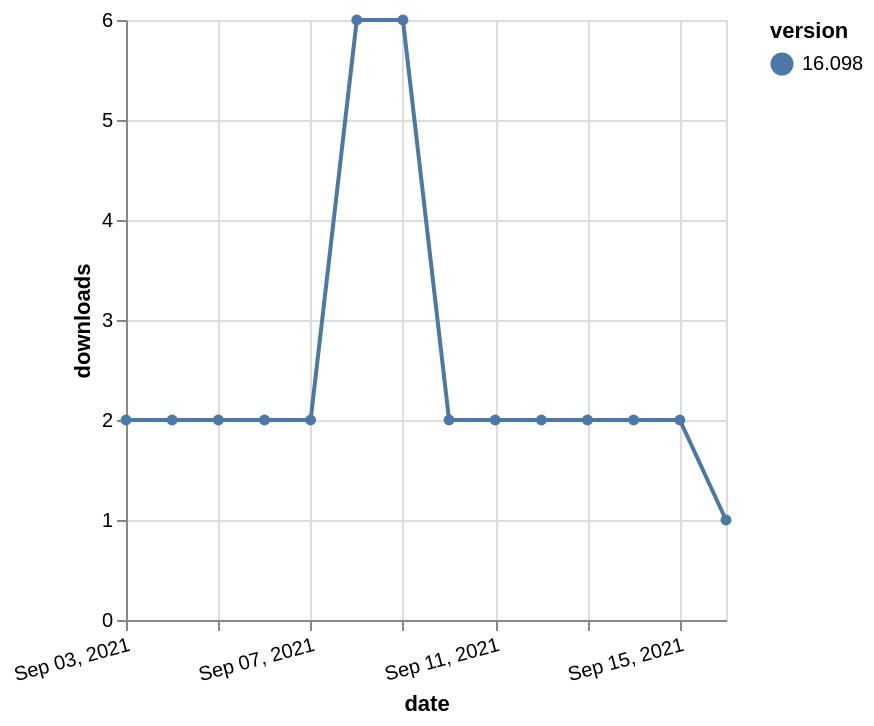

Vega-Lite specification stored for this chart:
### Vega-Lite specification from a JSON file in a GitHub repository (floating-point values rounded to 4 significant figures)
{"$schema": "https://vega.github.io/schema/vega-lite/v5.json", "description": "A simple bar chart with embedded data.", "data": {"values": [{"date": "2021-09-03", "total": 3047, "delta": 2, "version": "16.098"}, {"date": "2021-09-04", "total": 3049, "delta": 2, "version": "16.098"}, {"date": "2021-09-05", "total": 3051, "delta": 2, "version": "16.098"}, {"date": "2021-09-06", "total": 3053, "delta": 2, "version": "16.098"}, {"date": "2021-09-07", "total": 3055, "delta": 2, "version": "16.098"}, {"date": "2021-09-08", "total": 3061, "delta": 6, "version": "16.098"}, {"date": "2021-09-09", "total": 3067, "delta": 6, "version": "16.098"}, {"date": "2021-09-10", "total": 3069, "delta": 2, "version": "16.098"}, {"date": "2021-09-11", "total": 3071, "delta": 2, "version": "16.098"}, {"date": "2021-09-12", "total": 3073, "delta": 2, "version": "16.098"}, {"date": "2021-09-13", "total": 3075, "delta": 2, "version": "16.098"}, {"date": "2021-09-14", "total": 3077, "delta": 2, "version": "16.098"}, {"date": "2021-09-15", "total": 3079, "delta": 2, "version": "16.098"}, {"date": "2021-09-16", "total": 3080, "delta": 1, "version": "16.098"}]}, "width": "container", "mark": {"type": "line", "point": {"filled": true}}, "encoding": {"x": {"field": "date", "type": "temporal", "timeUnit": "yearmonthdate", "title": "date", "axis": {"labelAngle": -15}}, "y": {"field": "delta", "type": "quantitative", "title": "downloads"}, "color": {"field": "version", "type": "nominal"}, "tooltip": {"field": "delta"}}}
